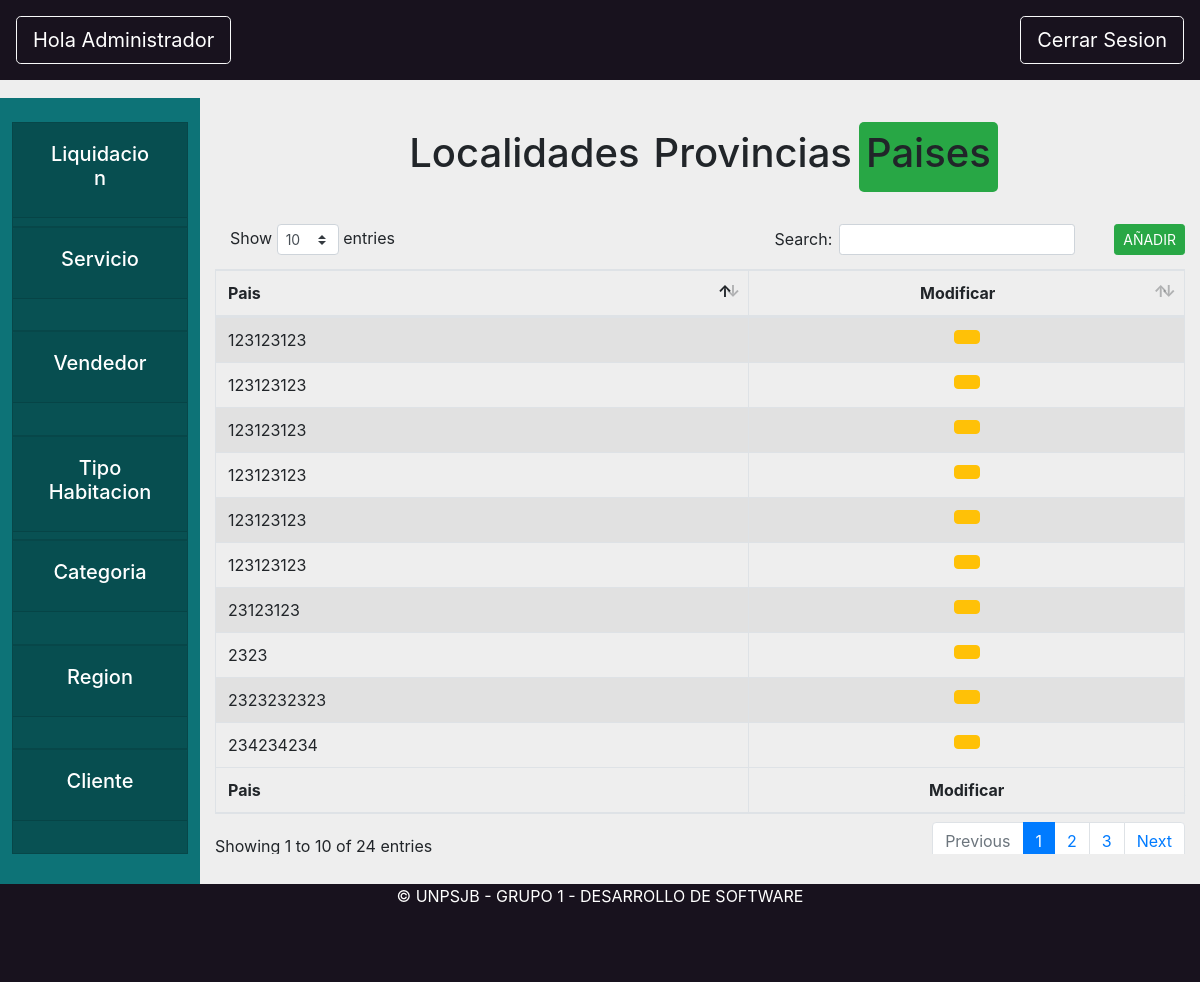
Screenshot of /core/region with the database file from the repository.
### core/models.py (models this page shows)
class Pais(models.Model):
    nombre = models.CharField(max_length=200, unique=True)
    class Meta:
      verbose_name_plural = "Paises"
    def __str__(self):
        return self.nombre

### core/views.py (the view, shortened to what this page needs)
# urls.py: path('region',views.regionAdmin, name="opcionRegion"),
def regionAdmin(request):
    paises = Pais.objects.all()
    provincias = Provincia.objects.all()
    localidades = Localidad.objects.all()
    formPais = PaisForm(request.POST)
    formProvincia = ProvinciaForm(request.POST)
    formLocalidad = LocalidadForm(request.POST)
    return render(request, "core/regionAdmin.html", {"paises": paises, "localidades": localidades, "provincias": provincias, "formPais": formPais, "formProvincia": formProvincia, "formLocalidad": formLocalidad})

### core/forms.py
class PaisForm(ModelForm):
    class Meta:
        model = Pais
        fields = '__all__'
    def __init__(self, *args, **kwargs):
        super(PaisForm, self).__init__(*args, **kwargs)
        self.fields['nombre'].widget.attrs.update({'class': 'form-control'})

class ProvinciaForm(ModelForm):
    class Meta:
        model = Provincia
        fields = '__all__'
    def __init__(self, *args, **kwargs):
        super(ProvinciaForm, self).__init__(*args, **kwargs)
        self.fields['nombre'].widget.attrs.update({'class': 'form-control'})

### core/models.py (called while the page is built)
    def __str__(self):
        return self.nombre

    def __str__(self):
        return self.nombre

### core/templates/core/regionAdmin.html (shortened to what this page needs)
{% extends 'base/base_administrador.html'%}
{% load static %}
{% block content %}
<div class="switch-toggle switch-3 switch-candy sm row justify-content-center my-4">
    <label for="ciudad" onclick="">
        <h1>Localidades</h1>
    </label>
    <label for="provincia" onclick="">
        <h1>Provincias</h1>
    </label>
    <label for="pais" onclick="">
        <h1>Paises</h1>
    </label>
</div>
<div class="formularioRegion" id="vistaPais">
    <table id="example3" class="table table-striped table-bordered" style="width:100%">
        <thead>
            <tr>
                <button type="button" class="btn btn-success ml-4 float-right btn-sm" data-toggle="modal"
                    data-target="#crearPais" onclick="abrir_modal('{% url 'core:modalCrearPais' %}','#crearPais');">
                    AÑADIR</button>
                <th>Pais</th>
                <th>
                    <Center>Modificar</Center>
                </th>
            </tr>
        </thead>
        <tbody>
            {% for pais in paises %}
            <tr>
                <td>{{pais.nombre}}</td>
                <td>
                    <center>
                        <button type="button" class="btn btn-warning" data-toggle="modal" data-target="#modificarPais"
                            onclick="abrir_modal('{% url 'core:modalModificarPais' pais %}','#modificarPais');">
                        </button>
                    </center>
                </td>
            </tr>
            {% endfor %}
        </tbody>
        <tfoot>
            <tr>
                <th>Pais</th>
                <th>
                    <Center>Modificar</Center>
                </th>
            </tr>
        </tfoot>
    </table>
</div>
{% endblock content %}

### static/css/styleBase.css (style rules this page uses)
.bodyComplete { background-color: #eeeeee; width: 100%; height: 100%; }

### core/templates/core/regionAdmin.html (style rules this page uses)
.switch-toggle { margin-top: 1vh; }
.switch-toggle input+label { padding: 7px; float: center; cursor: pointer; }
.switch-toggle input:checked+label { background: #28a745; border-radius: 5px; }

### rows the page displays
Pais: nombre "123123123"
Pais: nombre "2323232323"
Pais: nombre "123123123"
Pais: nombre "234234234"
Pais: nombre "123123123"
Pais: nombre "123123123"
Pais: nombre "23123123"
Pais: nombre "123123123"
Pais: nombre "2323"
Pais: nombre "123123123"
